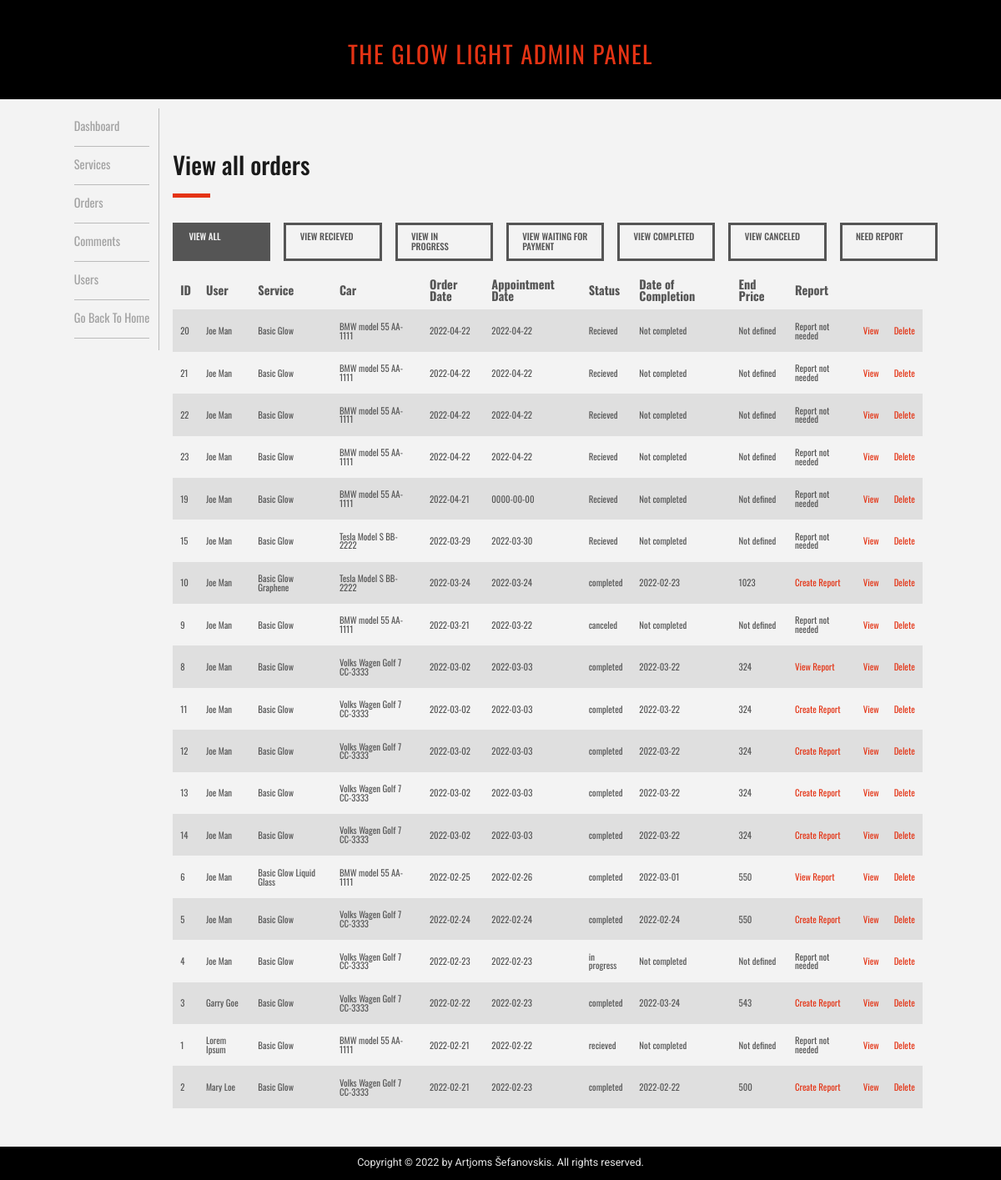
/admin/admin_orders.php, run on the app's committed database.
### tables this page shows
CREATE TABLE `orders` (
  `order_id` int(11) NOT NULL,
  `order_user_id` int(11) NOT NULL,
  `order_service_id` int(11) NOT NULL,
  `order_car_id` int(11) NOT NULL,
  `order_date` date NOT NULL,
  `order_appointment_date` date NOT NULL,
  `order_status` varchar(255) NOT NULL,
  `order_completion_date` date DEFAULT NULL,
  `order_end_price` int(11) NOT NULL DEFAULT 0,
  `order_date_of_payment` date DEFAULT NULL
);

CREATE TABLE `services` (
  `service_id` int(11) NOT NULL,
  `service_title` varchar(255) NOT NULL,
  `service_price` float NOT NULL,
  `service_hours` int(11) NOT NULL,
  `service_description` text NOT NULL,
  `service_image` text NOT NULL
);

### admin/inc/view_all_orders.php (the view, shortened to what this page needs)
<?php
  if (!isset($_GET['where'])) {
    $where_statement = " ";
    $where = 'all';
    $header_title = "View all orders";
  }
?>
<div class="page-header-box">
  <div>
    <h2 class="page-heading"><?php echo $header_title; ?></h2>
    <span class="page-heading-line"></span>
  </div>
</div>
<div class="where-box">
  <a class="where-btn <?php if($where == 'all'){ echo "where-btn-active";}?>" href="admin_orders.php?where=all">View All</a>
  <a class="where-btn <?php if($where == 'recieved'){ echo "where-btn-active";}?>" href="admin_orders.php?where=recieved">View Recieved</a>
  <a class="where-btn <?php if($where == 'progress'){ echo "where-btn-active";}?>" href="admin_orders.php?where=progress">View In Progress</a>
  <a class="where-btn <?php if($where == 'waiting'){ echo "where-btn-active";}?>" href="admin_orders.php?where=waiting">View Waiting for Payment</a>
  <a class="where-btn <?php if($where == 'completed'){ echo "where-btn-active";}?>" href="admin_orders.php?where=completed">View Completed</a>
  <a class="where-btn <?php if($where == 'canceled'){ echo "where-btn-active";}?>" href="admin_orders.php?where=canceled">View Canceled</a>
  <a class="where-btn <?php if($where == 'report'){ echo "where-btn-active";}?>" href="admin_orders.php?where=report">Need Report</a>
</div>
<?php
  $query = "select
    o.order_id, concat_ws(' ',u.user_first, u.user_last) as 'user',
      s.service_title,
      concat_ws(' ',c.car_producer, c.car_model,
      c.car_number_sign) as 'car',
      o.order_date,o.order_appointment_date,
      o.order_status,
      if(o.order_completion_date<>'0000-00-00',
      o.order_completion_date,'Not completed') as 'order_completion_date',
      if(o.order_end_price = 0,'Not defined' ,
      o.order_end_price) as 'order_end_price',
      CASE
        WHEN rep.report_id > 0 THEN 'View Report'
          WHEN ifnull(rep.report_id,0) = 0 and o.order_status IN ('waiting for payment','completed') THEN 'Create Report'
          ELSE 'Report not needed'
      END as 'report' ";
  $query.= "FROM orders as o JOIN users as u on u.user_id = o.order_user_id ";
  $query.= "JOIN cars as c on c.car_id = o.order_car_id ";
  $query.= "JOIN services as s on s.service_id = o.order_service_id ";
  $query.= "LEFT JOIN order_report as rep on rep.report_order_id = o.order_id ";
  $query.= $where_statement;
  $query.= "ORDER BY o.order_date DESC ";
  $select_orders = mysqli_query($conn,$query);
  if(mysqli_num_rows($select_orders) == 0){
    echo "<div class='empty-msg'>Looks like it is empty here...</div>";
  }
  else{
?>
<div class="wrapper">
<table class="hor-table view-all-orders-table">
  <thead class="hor-table-head" >
    <tr>
      <th>ID</th>
      <th>User</th>
      <th>Service</th>
      <th>Car</th>
      <th>Order Date</th>
      <th>Appointment Date</th>
      <th>Status</th>
      <th>Date of Completion</th>
      <th>End Price</th>
      <th>Report</th>
      <th></th>
      <th></th>
      <th></th>
    </tr>
  </thead>
  <tbody class="hor-table-body">
    <?php
    while ($row = mysqli_fetch_assoc($select_orders)) {
      $order_id = $row['order_id'];
      $order_user = $row['user'];
      $order_title = $row['service_title'];
      $order_car = $row['car'];
      $order_date = $row['order_date'];
      $order_appointment_date = $row['order_appointment_date'];
      $order_status = $row['order_status'];
      $order_completion_date = $row['order_completion_date'];
      $order_end_price = $row['order_end_price'];
      $order_report = $row['report'];
      if($order_report == 'View Report' || $order_report == 'Create Report'){
        if($order_report == 'View Report'){
          $report_page = 'view_report';
        }
        else{
          $report_page = 'add_report';
        }
        $report = "<a href='admin_orders.php?source=$report_page&o_id=$order_id&where=$where'>$order_report</a>";
      }
      else{
        $report = $order_report;
      }
      echo "<tr>";
      echo "<td>{$order_id}</td>";
      echo "<td>{$order_user}</td>";
      echo "<td>{$order_title}</td>";
      echo "<td>$order_car</td>";
      echo "<td>{$order_date}</td>";
      echo "<td>{$order_appointment_date}</td>";
      echo "<td>{$order_status}</td>";
      echo "<td>{$order_completion_date}</td>";
      echo "<td>{$order_end_price}</td>";
      echo "<td>{$report}</td>";
      echo "<td><a href='admin_orders.php?source=view_order&o_id=$order_id&where=$where'>View</a></td>";
      echo "<td><a href='admin_orders.php?delete=$order_id&where=$where'>Delete</a></td>";
      echo "</tr>";
    }
    ?>
  </tbody>
</table>
</div>
<?php } ?>

### admin/style/general.css (style rules this page uses)
* { margin: 0; padding: 0; box-sizing: border-box; }
html { font-size: 62.5%; height: 100%; }
body { font-family: "Oswald", sans-serif; line-height: 1; font-weight: 400; color: #555; background-color: #f3f3f3; position: relative; min-height: 100vh; }
.page-header-box { display: flex; margin-bottom: 3.2rem; justify-content: space-between; }
.page-heading { font-size: 3.2rem; color: #1a1a1a; }
.page-heading-line { display: inline-block; border-top: 5px solid #e43314; width: 5rem; }
.hor-table { font-size: 1.2rem; text-align: left; vertical-align: center; border-collapse: collapse; }
.hor-table-head { font-size: 1.6rem; }
.hor-table th { height: 2.4rem; padding: 1rem; }
.hor-table td { height: 5.6rem; padding: 1rem; }
.hor-table tbody tr:nth-child(odd) { background-color: #dfdfdf; }
.hor-table a:link, .hor-table a:visited { text-decoration: none; color: #e43314; }
@media (max-width: 75em) { html { font-size: 56.25%; } }

### admin/style/orders.css (style rules this page uses)
.wrapper { width: 100%; }
.where-box { display: grid; grid-template-columns: repeat(7, 1fr); width: fit-content; height: 3.2rem; gap: 1.8rem; margin-bottom: 3.2rem; justify-content: left; }
.where-btn:link, .where-btn:visited { display: inline-block; text-decoration: none; color: #555; text-transform: uppercase; font-size: 1.2rem; line-height: 1.1; font-weight: 500; border: #555 3px solid; padding: 0.9rem 1.8rem; }
.where-btn-active:link, .where-btn-active:visited { background-color: #555; color: #f3f3f3; }

### data on the page
orders: order_id "20", order_user "Joe Man", order_service.service_title "Basic Glow", order_car "BMW model 55 AA-1111", order_date "2022-04-22", order_appointment_date "2022-04-22", order_status "Recieved", order_completion_date "Not completed", order_end_price "Not defined", report "Report not needed"
orders: order_id "21", order_user "Joe Man", order_service.service_title "Basic Glow", order_car "BMW model 55 AA-1111", order_date "2022-04-22", order_appointment_date "2022-04-22", order_status "Recieved", order_completion_date "Not completed", order_end_price "Not defined", report "Report not needed"
orders: order_id "22", order_user "Joe Man", order_service.service_title "Basic Glow", order_car "BMW model 55 AA-1111", order_date "2022-04-22", order_appointment_date "2022-04-22", order_status "Recieved", order_completion_date "Not completed", order_end_price "Not defined", report "Report not needed"
orders: order_id "23", order_user "Joe Man", order_service.service_title "Basic Glow", order_car "BMW model 55 AA-1111", order_date "2022-04-22", order_appointment_date "2022-04-22", order_status "Recieved", order_completion_date "Not completed", order_end_price "Not defined", report "Report not needed"
orders: order_id "19", order_user "Joe Man", order_service.service_title "Basic Glow", order_car "BMW model 55 AA-1111", order_date "2022-04-21", order_appointment_date "0000-00-00", order_status "Recieved", order_completion_date "Not completed", order_end_price "Not defined", report "Report not needed"
orders: order_id "15", order_user "Joe Man", order_service.service_title "Basic Glow", order_car "Tesla Model S BB-2222", order_date "2022-03-29", order_appointment_date "2022-03-30", order_status "Recieved", order_completion_date "Not completed", order_end_price "Not defined", report "Report not needed"
orders: order_id "10", order_user "Joe Man", order_service.service_title "Basic Glow Graphene", order_car "Tesla Model S BB-2222", order_date "2022-03-24", order_appointment_date "2022-03-24", order_status "completed", order_completion_date "2022-02-23", order_end_price "1023", order_report "Create Report"
orders: order_id "9", order_user "Joe Man", order_service.service_title "Basic Glow", order_car "BMW model 55 AA-1111", order_date "2022-03-21", order_appointment_date "2022-03-22", order_status "canceled", order_completion_date "Not completed", order_end_price "Not defined", report "Report not needed"
orders: order_id "8", order_user "Joe Man", order_service.service_title "Basic Glow", order_car "Volks Wagen Golf 7 CC-3333", order_date "2022-03-02", order_appointment_date "2022-03-03", order_status "completed", order_completion_date "2022-03-22", order_end_price "324", order_report "View Report"
orders: order_id "11", order_user "Joe Man", order_service.service_title "Basic Glow", order_car "Volks Wagen Golf 7 CC-3333", order_date "2022-03-02", order_appointment_date "2022-03-03", order_status "completed", order_completion_date "2022-03-22", order_end_price "324", order_report "Create Report"
orders: order_id "12", order_user "Joe Man", order_service.service_title "Basic Glow", order_car "Volks Wagen Golf 7 CC-3333", order_date "2022-03-02", order_appointment_date "2022-03-03", order_status "completed", order_completion_date "2022-03-22", order_end_price "324", order_report "Create Report"
orders: order_id "13", order_user "Joe Man", order_service.service_title "Basic Glow", order_car "Volks Wagen Golf 7 CC-3333", order_date "2022-03-02", order_appointment_date "2022-03-03", order_status "completed", order_completion_date "2022-03-22", order_end_price "324", order_report "Create Report"
orders: order_id "14", order_user "Joe Man", order_service.service_title "Basic Glow", order_car "Volks Wagen Golf 7 CC-3333", order_date "2022-03-02", order_appointment_date "2022-03-03", order_status "completed", order_completion_date "2022-03-22", order_end_price "324", order_report "Create Report"
orders: order_id "6", order_user "Joe Man", order_service.service_title "Basic Glow Liquid Glass", order_car "BMW model 55 AA-1111", order_date "2022-02-25", order_appointment_date "2022-02-26", order_status "completed", order_completion_date "2022-03-01", order_end_price "550", order_report "View Report"
orders: order_id "5", order_user "Joe Man", order_service.service_title "Basic Glow", order_car "Volks Wagen Golf 7 CC-3333", order_date "2022-02-24", order_appointment_date "2022-02-24", order_status "completed", order_completion_date "2022-02-24", order_end_price "550", order_report "Create Report"
orders: order_id "4", order_user "Joe Man", order_service.service_title "Basic Glow", order_car "Volks Wagen Golf 7 CC-3333", order_date "2022-02-23", order_appointment_date "2022-02-23", order_status "in progress", order_completion_date "Not completed", order_end_price "Not defined", report "Report not needed"
orders: order_id "3", order_user "Garry Goe", order_service.service_title "Basic Glow", order_car "Volks Wagen Golf 7 CC-3333", order_date "2022-02-22", order_appointment_date "2022-02-23", order_status "completed", order_completion_date "2022-03-24", order_end_price "543", order_report "Create Report"
orders: order_id "1", order_user "Lorem Ipsum", order_service.service_title "Basic Glow", order_car "BMW model 55 AA-1111", order_date "2022-02-21", order_appointment_date "2022-02-22", order_status "recieved", order_completion_date "Not completed", order_end_price "Not defined", report "Report not needed"
orders: order_id "2", order_user "Mary Loe", order_service.service_title "Basic Glow", order_car "Volks Wagen Golf 7 CC-3333", order_date "2022-02-21", order_appointment_date "2022-02-23", order_status "completed", order_completion_date "2022-02-22", order_end_price "500", order_report "Create Report"

### other printed values
$header_title "View all orders"
